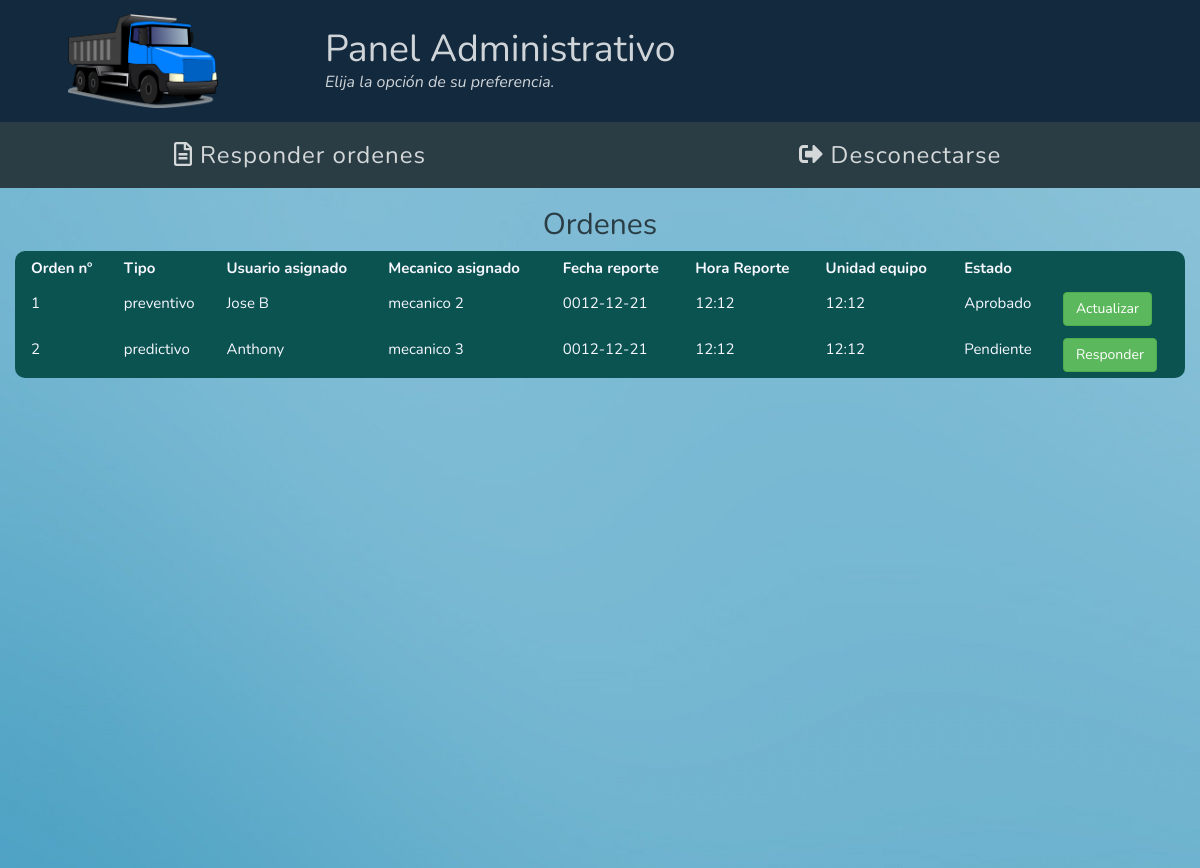
Page /index.php?art=adminsolicitudes (signed in) on the earlier database version.
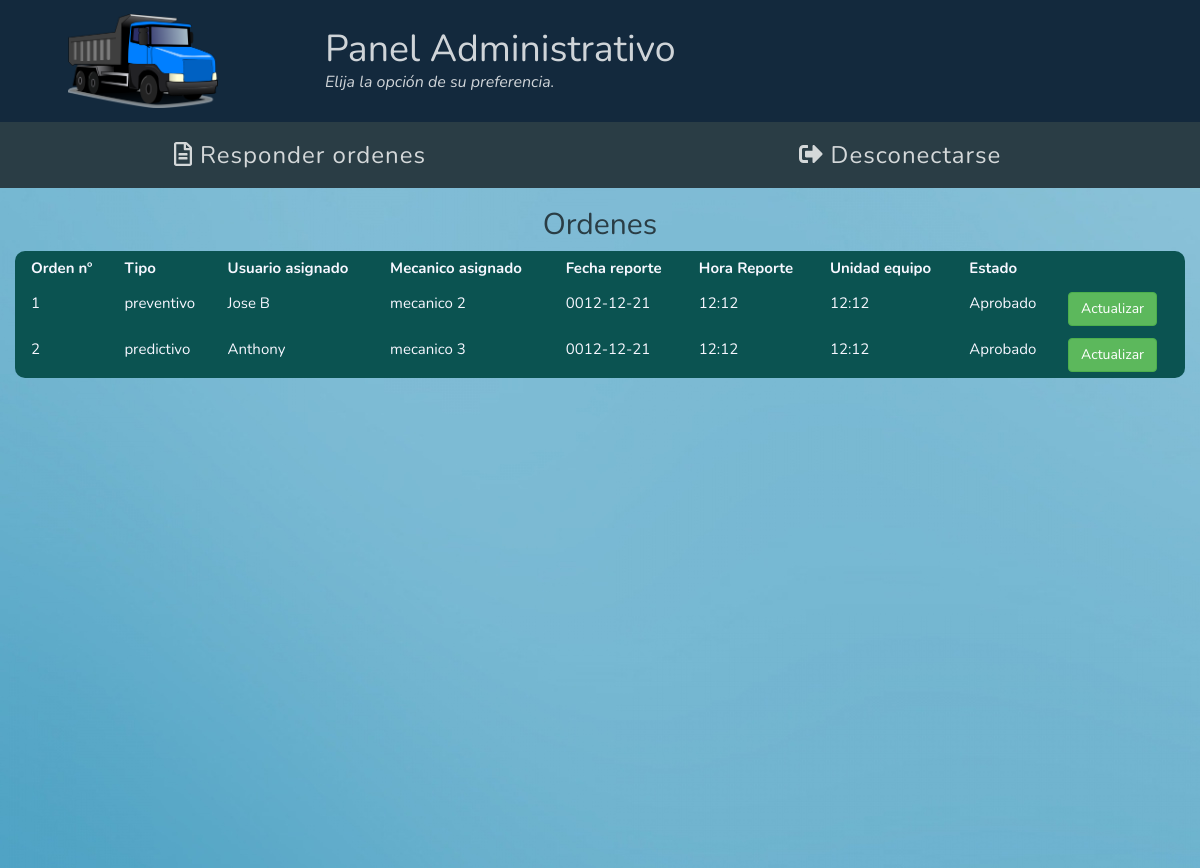
Same page on the later database version.
### tables this page shows
CREATE TABLE `ordenes` (
  `id_orden` int(20) NOT NULL,
  `id_usuario_emisor` int(20) NOT NULL,
  `id_usuario_receptor` int(20) NOT NULL,
  `tipo_mantenimiento` varchar(20) NOT NULL,
  `usuario_equipo` varchar(50) NOT NULL,
  `mecanico_asignado` varchar(50) NOT NULL,
  `fecha_reporte` varchar(50) NOT NULL,
  `hora_reporte` varchar(20) NOT NULL,
  `fecha_inicio` varchar(20) NOT NULL,
  `hora_inicio` varchar(20) NOT NULL,
  `fecha_culminacion` varchar(20) NOT NULL,
  `hora_culminacion` varchar(20) NOT NULL,
  `km` int(50) NOT NULL,
  `unidad_equipo` varchar(50) NOT NULL,
  `placa_equipo` varchar(50) NOT NULL,
  `ultima_actividad` varchar(100) NOT NULL,
  `taller_externo` varchar(100) NOT NULL,
  `fecha_inicio_taller` varchar(50) NOT NULL,
  `fecha_culminacion_taller` varchar(50) NOT NULL,
  `hora_taller` varchar(20) NOT NULL,
  `garantia` varchar(20) NOT NULL,
  `descripcion_falla` varchar(200) NOT NULL,
  `estado_orden` varchar(20) NOT NULL
);

### adminsolicitudes.php (the view, shortened to what this page needs)
<?php
  include_once('conexion.php');
?>
<div class="container-fluid" style="height:85vh;">
  <h2 class="fgray">Ordenes</h2>
  <?php
    $querybuscarU= $mysqli->query("SELECT * FROM ordenes") or
      die ("<br> No se puede ejecutar query para buscar datos P".$mysqli->error);
    if (mysqli_num_rows($querybuscarU) > 0)
    {
      echo "<table class='w3-table bgreen fwhite1'>";
      echo "<tr>";
      echo "<th> Orden nº </th>";
      echo "<th> Tipo </th>";
      echo "<th> Usuario asignado </th>";
      echo "<th> Mecanico asignado </th>";
      echo "<th> Fecha reporte </th>";
      echo "<th> Hora Reporte </th>";
      echo "<th> Unidad equipo </th>";
      echo "<th> Estado </th>";
      while (($fila=mysqli_fetch_array($querybuscarU)))
      {
        $id_orden=$fila['id_orden'];
        $tipo_mantenimiento=$fila['tipo_mantenimiento'];
        $usuario_equipo=$fila['usuario_equipo'];
        $mecanico_asignado=$fila['mecanico_asignado'];
        $fecha_reporte=$fila['fecha_reporte'];
        $hora_reporte=$fila['hora_reporte'];
        $unidad_equipo=$fila['unidad_equipo'];
        $estado_orden = $fila['estado_orden'];
          echo "<tr>";
          echo "<td>$id_orden</td>";
          echo "<td>$tipo_mantenimiento</td>";
          echo "<td>$usuario_equipo</td>";
          echo "<td>$mecanico_asignado</td>";
          echo "<td>$fecha_reporte</td>";
          echo "<td>$hora_reporte</td>";
          echo "<td>$unidad_equipo</td>";
          echo "<td>$estado_orden</td>";
          if($estado_orden === 'Pendiente') {
            echo "<td>
              <a href='index.php?art=responderorden&id=$id_orden'><button class='btn btn-success'>Responder</button></a>
            </td>";
          }
          else {
            echo "<td>
              <a href='index.php?art=updateorden&id=$id_orden'><button class='btn btn-success'>Actualizar</button></a>
            </td>";
          }
      }
     echo "</tr>";
    echo "</tr>";
    }
    else {
      echo "<h2>No tiene ordenes realizadas.</h2>";
    }
  ?>
</div>

### index.php (shortened to what this page needs)
<!DOCTYPE html>
<html>
<head>
	<?php
		include_once('head.php');
	?>
</head>
<body>
	<header id="logo">
		<?php
			include_once('logo.php');
	 	?>
	</header>
	<section id="menu">
		<?php
			include_once('menu.php');
		?>
	</section>
	<section id="body" class="bwhite2">
		<article>
			<?php
				$Articulo = $_GET['art'];
				if ( $Articulo == adminsolicitudes ) {
					include_once('adminsolicitudes.php');
				}
			?>
		</article>
	</section>
</body>
</html>

### head.php (shortened to what this page needs)
<link rel="stylesheet" type="text/css" href="css/bootstrap.css">
 	<link rel="stylesheet" type="text/css" href="css/estilos.css">
<link rel="stylesheet" href="https://maxcdn.bootstrapcdn.com/font-awesome/4.3.0/css/font-awesome.min.css">
<link href="https://netdna.bootstrapcdn.com/twitter-bootstrap/2.3.1/css/bootstrap-responsive.min.css" rel="stylesheet">
 	<link rel="stylesheet" href="https://cdnjs.cloudflare.com/ajax/libs/normalize/5.0.0/normalize.min.css">

### logo.php
	<div class="container-fluid bblue2 fwhite1">
		 <div class="row" >
			  <div class="col-xs-3 col-lg-3 col-md-3  box" style="padding-left:0;">
				<a href="index.php"><img src="image/5.png" style="display:block; margin:auto; width:150px; margin-top:5%;margin-bottom:5%" ></a>
				</div>
				<div class="col-xs-9 col-lg-9 col-md-9" style="text-align: left;vertical-align: middle; margin-top:1.5%;">
							<h1>Panel Administrativo</h1>
						  <h2 class="sub-title">Elija la opción de su preferencia.</h2>
				</div>
		</div>
</div>

### menu.php (shortened to what this page needs)
<div class="container-fluid bgray menu">
	<div class="row">
	<?php
	  $id = $_SESSION['cargo'];
	 if (isset($_SESSION['usuario']))
		   if ($id == 1) {
        echo "<a href='index.php?art=adminsolicitudes'><div class='col-md-6'><h3><i class='far fa-file-alt'></i>Responder ordenes</h3></div></a>";
        echo "<a href='index.php?art=salir'><div class='col-md-6'><h3><i class='fas fa-sign-out-alt'></i>Desconectarse</h3></div></a>";
		   }
		   else {
        echo "<a href='index.php?art=solicitudes&id=$id'><div class='col-md-6'><h3><i class='far fa-file-alt'></i>Lista de ordenes</h3></div></a>";
        echo "<a href='index.php?art=salir'><div class='col-md-6'><h3><i class='fas fa-sign-out-alt'></i>Desconectarse</h3></div></a>";
		   }
		    else
		 	  {
		     echo"<a href='index.php?art=login'><div class='col-md-12'><h3><i class='fas fa-sign-in-alt'></i>Entrar al Sistema</h3></div></a>";
		    }
		?>
		</div>
	</div>

### css/estilos.css (style rules this page uses)
* { margin: 0px; padding: 0px; font-family: 'Nunito', sans-serif !important; }
table { border-radius: 10px; }
.menu { letter-spacing: 1px; }
svg.svg-inline--fa.fa-sign-in-alt.fa-w-16, svg.svg-inline--fa.fa-user-times.fa-w-20, svg.svg-inline--fa.fa-file-alt.fa-w-12, svg.svg-inline--fa.fa-sign-out-alt.fa-w-16, svg.svg-inline--fa.fa-users.fa-w-20, svg.svg-inline--fa.fa-road.fa-w-18 { margin-right: 8px; }
.bgreen { background-color: #0B5351; }
.fgray { color: #2A3D45; }
div h2 { margin-bottom: 0; }
.bblue2 { background-color: #13293D; }
.fwhite1 { color: #F7F7FF; }
.bgray { background-color: #2A3D45; }
div h1 { font-size: 2.5em; margin:0; }
.sub-title { margin: 0; font-style: italic; margin-top: -15px; font-size: 16px; }
.container-fluid h1 { margin: 0; }
header, section, article, nav, figure, figcapture { display: block; }
body { text-align: center; }
* { -webkit-box-sizing:border-box;-moz-box-sizing:border-box;box-sizing:border-box }
html { -ms-text-size-adjust:100%;-webkit-text-size-adjust:100% }
body { margin:0 }
article,aside,details,figcaption,figure,footer,header,hgroup,main,menu,nav,section,summary { display:block }
a { background-color:transparent }
img { border:0 }
svg:not(:root) { overflow:hidden }
button,input,select,textarea { font:inherit;margin:0 }
button { overflow:visible }
button,select { text-transform:none }
button,html input[type=button],input[type=reset],input[type=submit] { -webkit-appearance:button;cursor:pointer }
html,body { font-family:Verdana,sans-serif;font-size:15px;line-height:1.5 }
html { overflow-x:hidden }
h1,h2,h3,h4,h5,h6,.w3-slim,.w3-wide { font-family:"Segoe UI",Arial,sans-serif }
h1 { font-size:36px }
h2 { font-size:30px }
h3 { font-size:24px }
h1,h2,h3,h4,h5,h6 { font-weight:400;margin:10px 0 }
img { margin-bottom:-5px }
a { color:inherit }
.w3-table,.w3-table-all { border-collapse:collapse;border-spacing:0;width:100%;display:table }
.w3-table td,.w3-table th,.w3-table-all td,.w3-table-all th { padding:6px 8px;display:table-cell;text-align:left;vertical-align:top }
.w3-table th:first-child,.w3-table td:first-child,.w3-table-all th:first-child,.w3-table-all td:first-child { padding-left:16px }

Differences in the rows shown:
changed ordenes "predictivo": estado_orden "Pendiente" → "Aprobado"; estado_orden "Responder" → "Actualizar"
